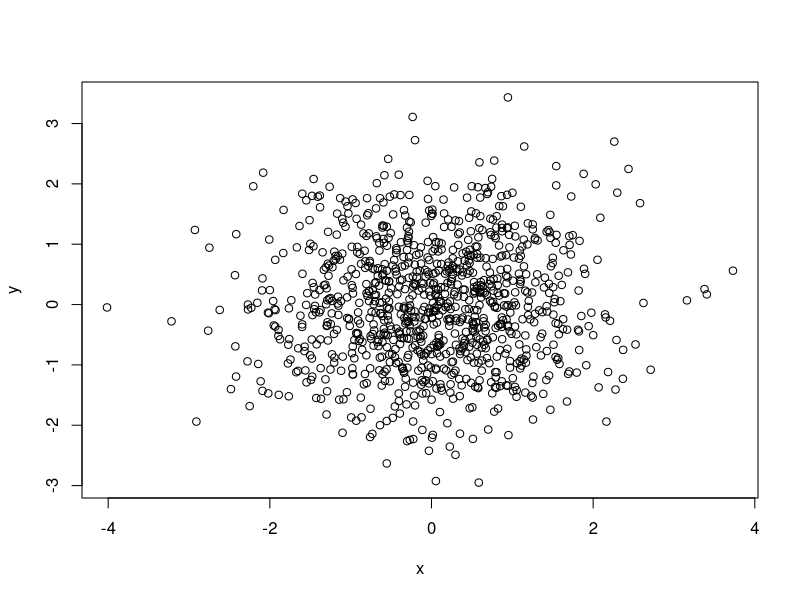
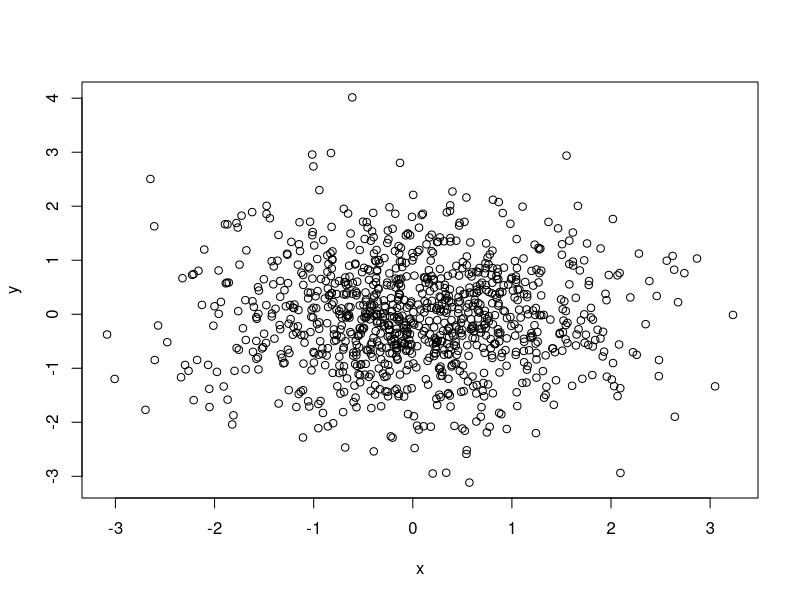
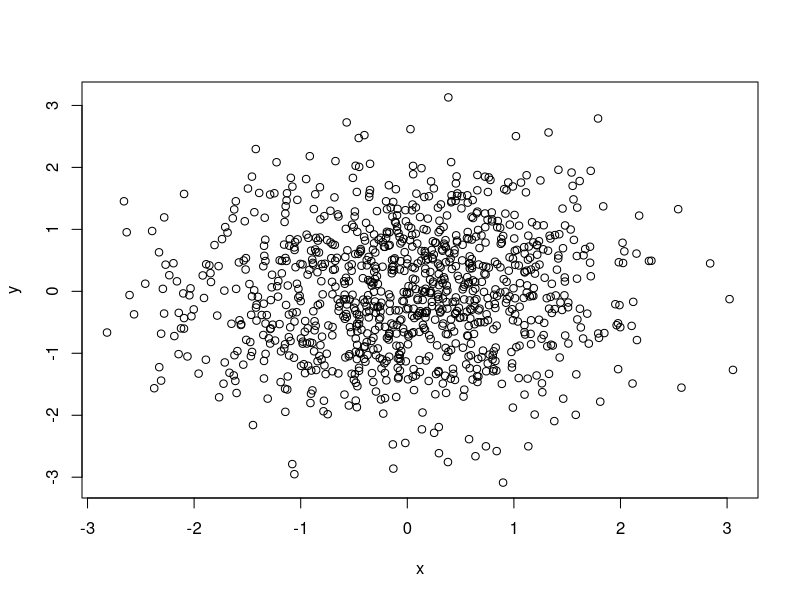

Recreate these plots in R, in order.
## ---- chunk 1
1+ 1
2+2
x <- 4
y <- 5
x+y
z <- "usar duas aspas e um r no início do código"
## ---- chunk 2
#library(tidyverse)
#library(rio)
## ---- chunk 3
library(tidyverse)
library(rio)
library(kableExtra)
## ---- chunk 4
x <- rnorm(1000)
y <- rnorm(1000)
plot(x,y)
## ---- chunk 5
x <- rnorm(1000)
y <- rnorm(1000)
plot(x,y)
## ---- chunk 6
x <- rnorm(1000)
y <- rnorm(1000)
plot(x,y)
## ---- chunk 7
dt <- mtcars[1:5, 1:6]
kable(dt)
## ---- chunk 8
kable(dt) %>%
  kable_styling(bootstrap_options = c("striped", "hover"))
## ---- chunk 9
kable(dt) %>%
  kable_styling("striped", full_width = F) %>%
  column_spec(5:7, bold = T) %>%
  row_spec(3:5, bold = T, color = "white", background = "#D7261E")
## ---- chunk 10
kable(dt) %>%
  kable_styling(c("striped", "bordered")) %>%
  add_header_above(c(" ", "Group 1" = 2, "Group 2" = 2, "Group 3" = 2)) %>%
  add_header_above(c(" ", "Group 4" = 4, "Group 5" = 2)) %>%
  add_header_above(c(" ", "Group 6" = 6))
